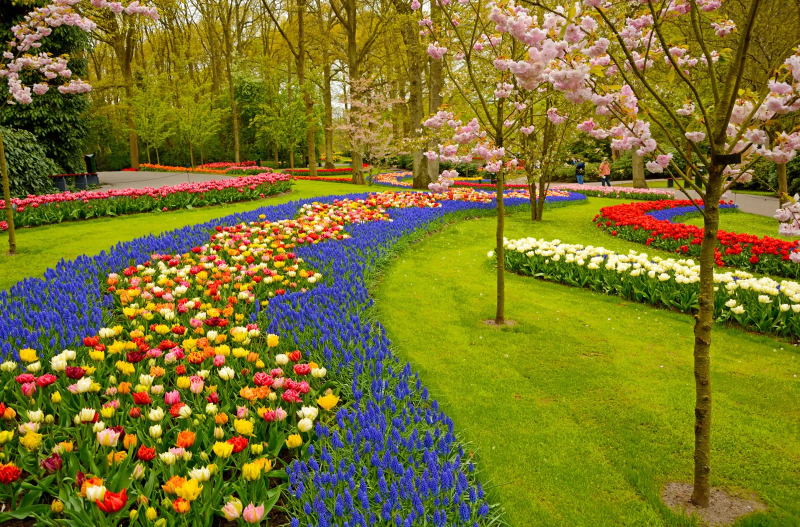
#> input picture COMPUTER VISION/tulips.jpg, 1600 x 1054 px, found by its file name (shown at 1/2 size)
$ jupyter execute TEST.ipynb
#> lines starting #> are read from the running program, lines starting #| are printed output that depends on the picture; after the words box and inside, x2 and y2 are one past the last pixel; in counts of white or black regions, pixels touching at a corner belong together
#RGB images

[cell 1]
import matplotlib.pyplot as plt
import cv2

[cell 2]
cim = plt.imread(r'C:\Users\mfaiz\Desktop\PROGRAMMING\COMPUTER VISION\tulips.jpg')
#> cim is the input picture: shape (1054, 1600, 3); mean R, G, B 123, 116.4, 40.1

[cell 3]
plt.imshow(cim)

[cell 4]
cim.shape
#> Out = (1054, 1600, 3)

[cell 5]
type(cim)

[cell 6]
cim.dtype

[cell 7]
cim = cv2.imread(r'C:\Users\mfaiz\Desktop\PROGRAMMING\COMPUTER VISION\tulips.jpg')
cim = cim[:,:,::-1]
R = cim[:,:,0]
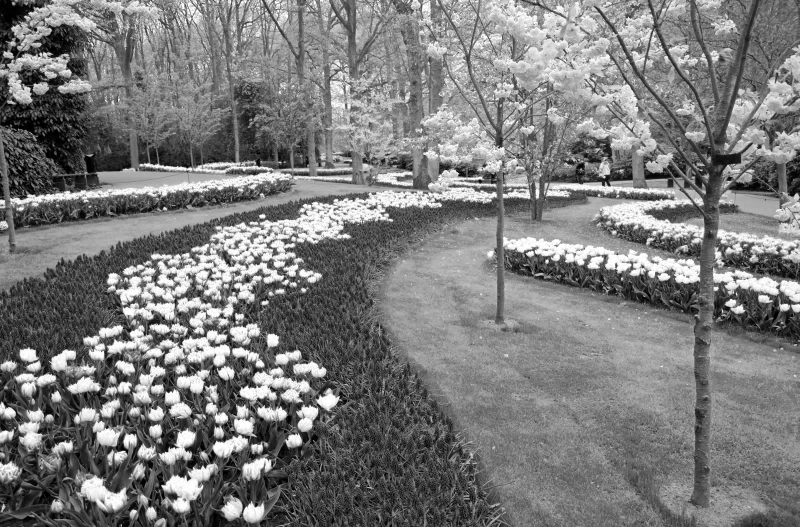
#> R: shape (1054, 1600) (shown at 1/2 size); min 0, max 255, mean 123
G = cim[:,:,1]
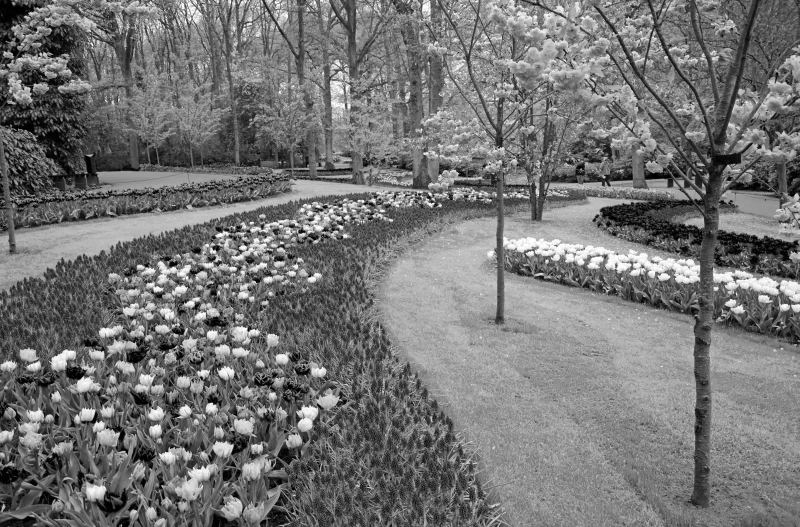
#> G: shape (1054, 1600) (shown at 1/2 size); min 0, max 255, mean 116.4
B = cim[:,:,2]
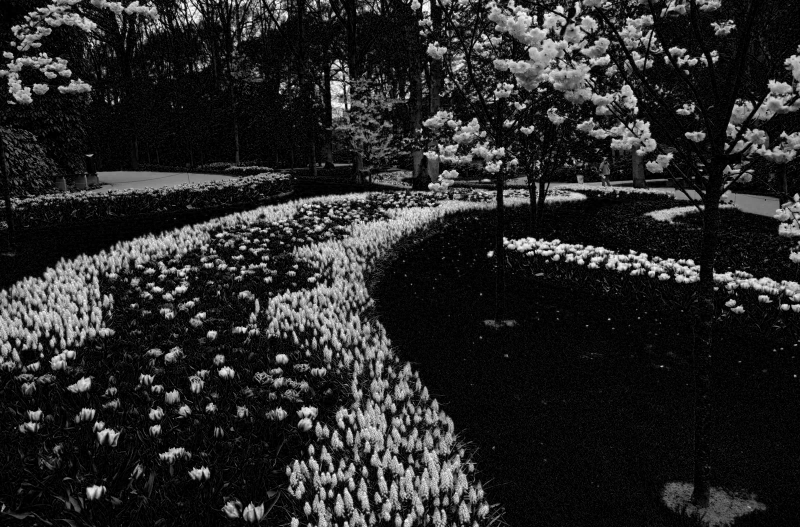
#> B: shape (1054, 1600) (shown at 1/2 size); min 0, max 255, mean 40.1

[cell 8]
plt.figure(1)

plt.subplot(231)
plt.imshow(cim)
plt.xticks([])
plt.yticks([])

plt.subplot(232)
plt.imshow(cim)
plt.xticks([])
plt.yticks([])

plt.subplot(233)
plt.imshow(cim)
plt.xticks([])
plt.yticks([])

plt.subplot(234)
plt.imshow(R, cmap= 'gray')
plt.xticks([])
plt.yticks([])
plt.title('Red')

plt.subplot(235)
plt.imshow(G, cmap= 'gray')
plt.xticks([])
plt.yticks([])
plt.title('Green')

plt.subplot(236)
plt.imshow(B, cmap= 'gray')
plt.xticks([])
plt.yticks([])
plt.title('Blue')

plt.show()

[cell 9]
R[100:400,100:400] = 200
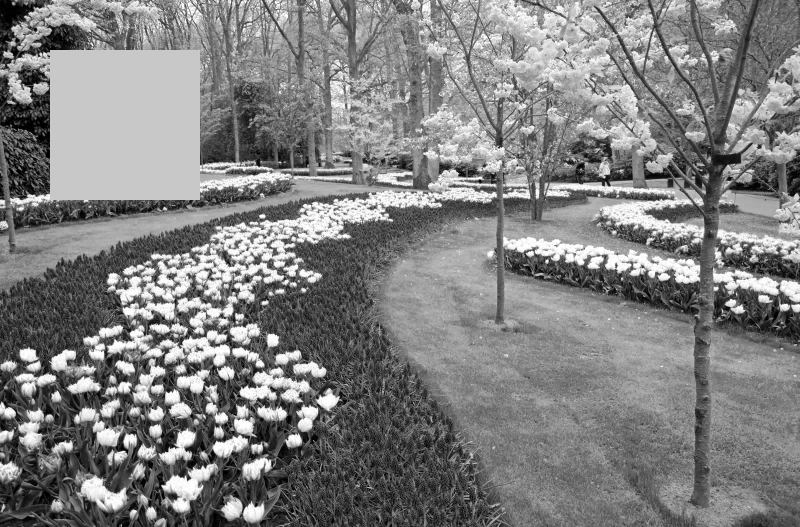
#> R: shape (1054, 1600) (shown at 1/2 size); 5.33% of pixels changed, all inside (x1, y1, x2, y2) = (100, 100, 400, 400)
G[100:400,100:400] = 0
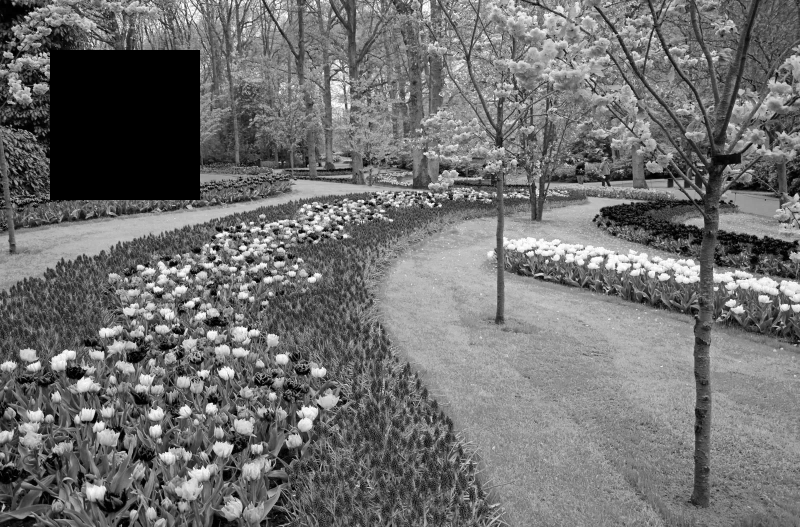
#> G: shape (1054, 1600) (shown at 1/2 size); 5.32% of pixels changed, all inside (x1, y1, x2, y2) = (100, 100, 400, 400)
B[100:400,100:400] = 255
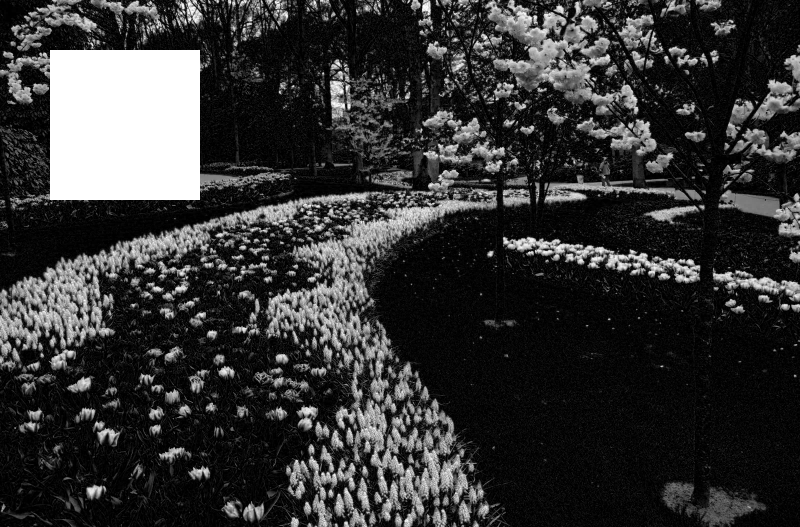
#> B: shape (1054, 1600) (shown at 1/2 size); 5.34% of pixels changed, all inside (x1, y1, x2, y2) = (100, 100, 400, 400)
cim[:,:,0] = R
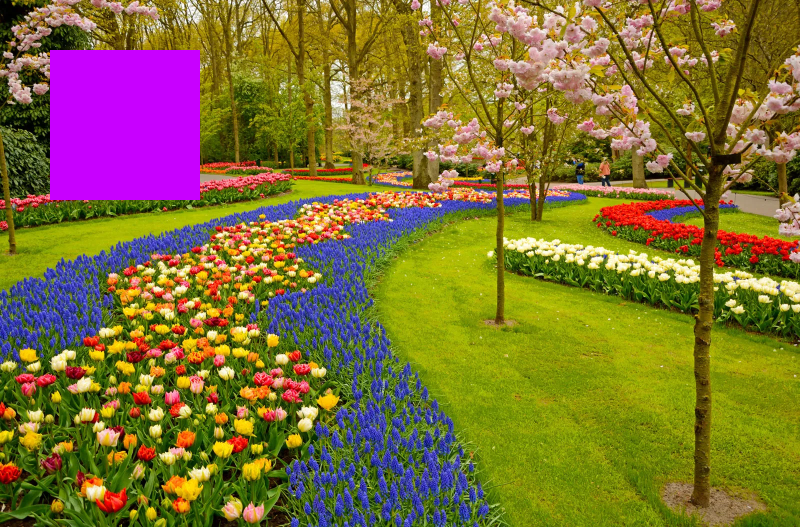
#> cim: shape (1054, 1600, 3) (shown at 1/2 size); 5.34% of pixels changed, all inside (x1, y1, x2, y2) = (100, 100, 400, 400)
cim[:,:,1] = G
cim[:,:,2] = B

plt.figure(1)

plt.subplot(231)
plt.imshow(cim)
plt.xticks([])
plt.yticks([])

plt.subplot(232)
plt.imshow(cim)
plt.xticks([])
plt.yticks([])

plt.subplot(233)
plt.imshow(cim)
plt.xticks([])
plt.yticks([])

plt.subplot(234)
plt.imshow(R, cmap= 'gray')
plt.xticks([])
plt.yticks([])
plt.title('Red')

plt.subplot(235)
plt.imshow(G, cmap= 'gray')
plt.xticks([])
plt.yticks([])
plt.title('Green')

plt.subplot(236)
plt.imshow(B, cmap= 'gray')
plt.xticks([])
plt.yticks([])
plt.title('Blue')

plt.show()
